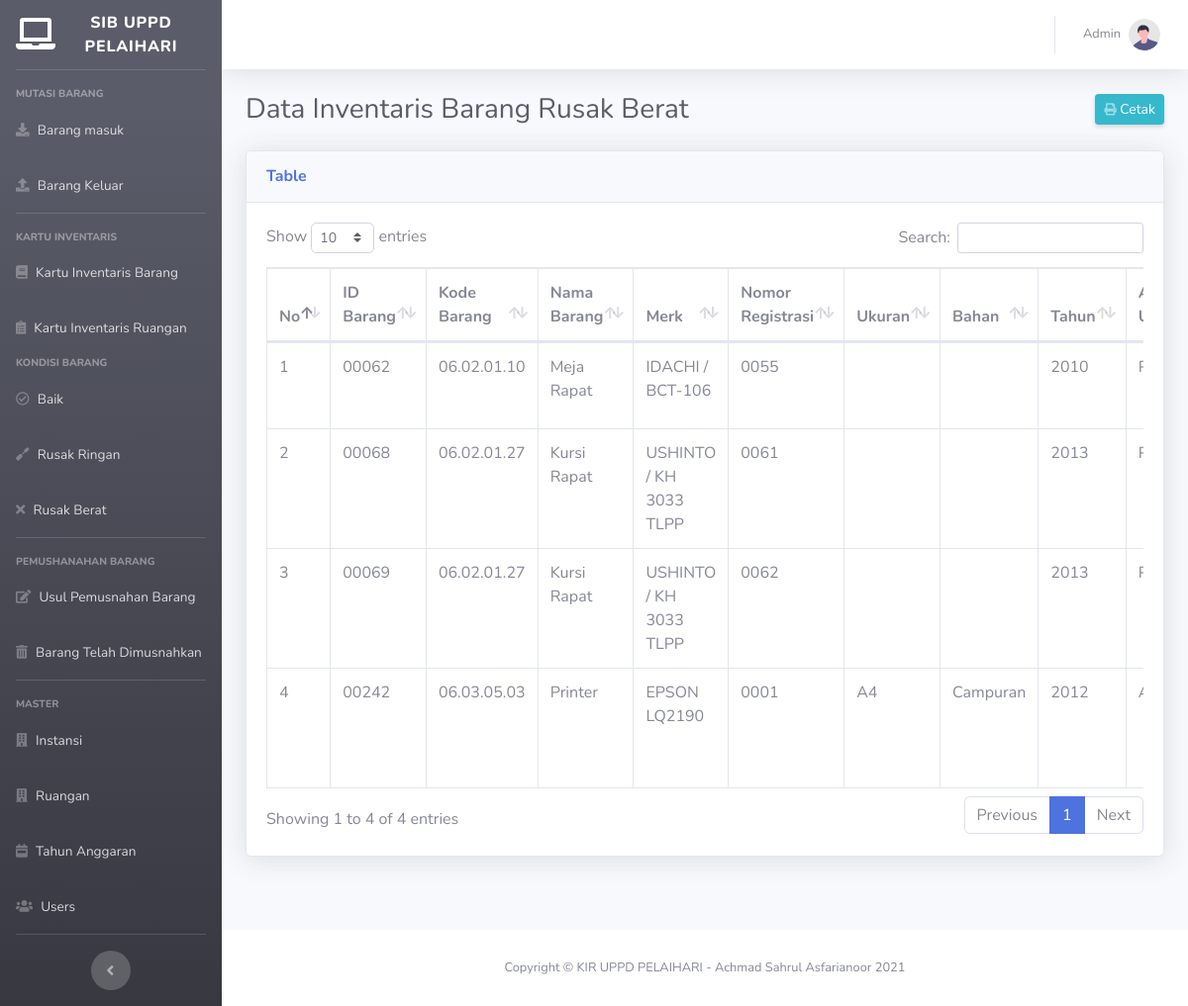
Before: /index.php/barangrusak with the older database file.
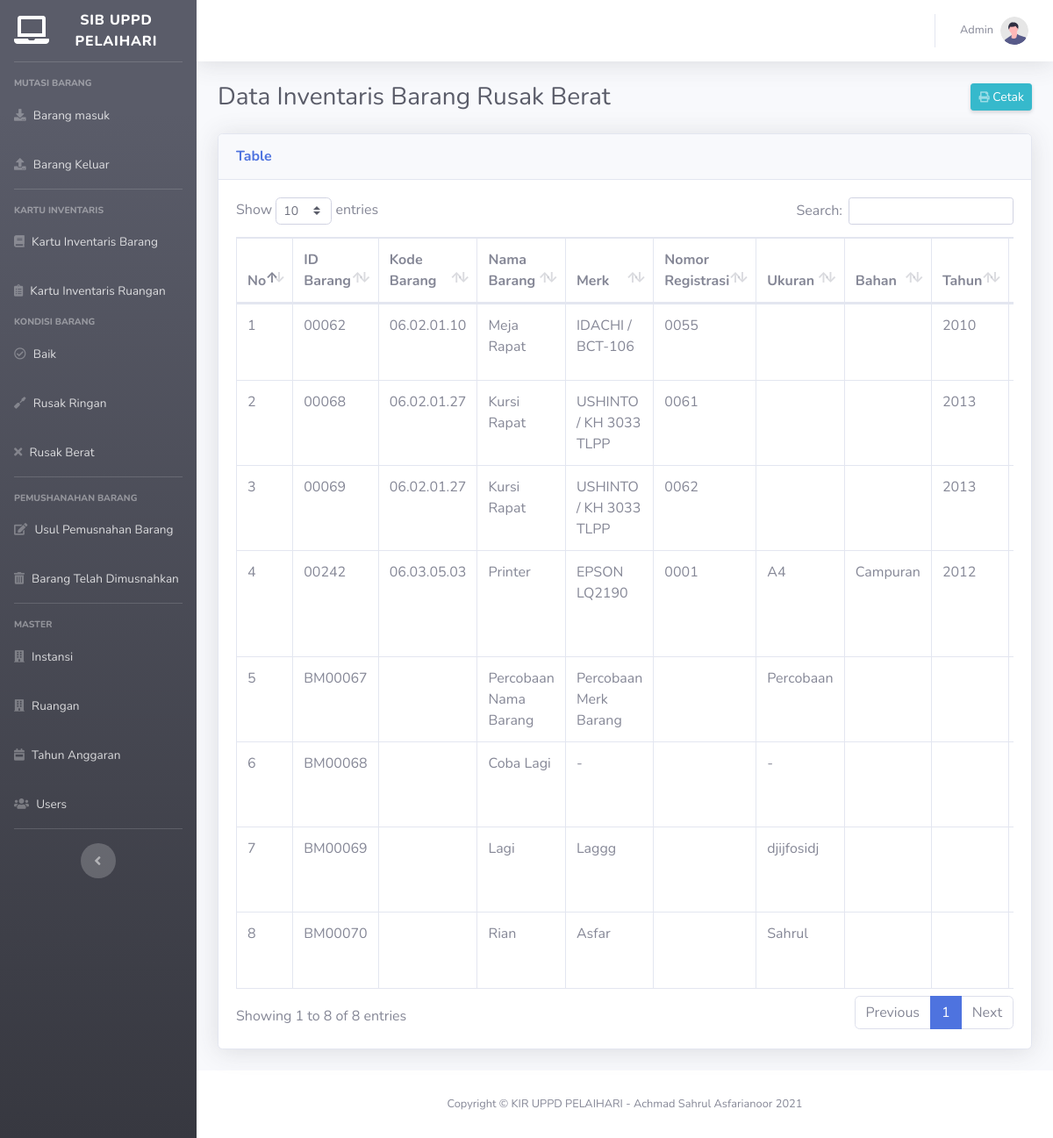
After: the same page with the newer database file.
### tables this page shows
CREATE TABLE `tb_inventaris` (
  `id_barang` varchar(10) NOT NULL,
  `kode_barang` varchar(11) NOT NULL,
  `nama_barang` varchar(70) DEFAULT NULL,
  `merk` varchar(50) NOT NULL,
  `nomor_registrasi` varchar(4) DEFAULT NULL,
  `ukuran` varchar(10) NOT NULL,
  `bahan` varchar(30) NOT NULL,
  `tahun_pembelian` varchar(4) DEFAULT NULL,
  `asal_usul` varchar(15) NOT NULL,
  `kondisi` varchar(15) DEFAULT NULL,
  `harga` int(15) DEFAULT NULL,
  `keterangan` varchar(100) NOT NULL,
  `Status` varchar(100) DEFAULT NULL,
  `id_ruangan` int(5) DEFAULT NULL
);

### application/controllers/Barangrusak.php (called while the page is built, shortened)
<?php
	class Barangrusak extends Controller
	{
		function __construct()
		{
			$this->load->model(array('barangrusak_model', 'ruangan_model'));
		}
		public function index()
		{
			$data['barangrusak']=$this->barangrusak_model->lihat_barangrusak_by_kondisi('Rusak Berat', 'Unit Pelayanan Pendapatan Daerah Pelaihari');
			$this->load->view('template/sidebar');
			$this->load->view('template/header');
			$this->load->view('barangrusak/view_data', $data);
			$this->load->view('template/footer');
		}
	}

### index.php (called while the page is built, shortened)
<?php
require_once BASEPATH.'core/CodeIgniter.php';

### application/models/Barangrusak_model.php (called while the page is built, shortened)
<?php
class Barangrusak_model extends CI_Model
{
    public function lihat_barangrusak_by_kondisi($kondisi)
    {
        $query = $this->db->select('*')
                            ->from('tb_inventaris')
                            ->join('tb_ruangan', 'tb_ruangan.id_ruangan = tb_inventaris.id_ruangan', 'left')
                            ->where(['tb_inventaris.kondisi' => $kondisi])
                            ->get()->result_array();
        return $query;
    }
}

### application/views/barangrusak/view_data.php (the view, shortened to what this page needs)
               <div class="container-fluid">
                   <div class="d-sm-flex align-items-center justify-content-between mb-4">
                        <h1 class="h3 mb-0 text-gray-800">Data Inventaris Barang Rusak Berat</h1>
                        <a href="<?php echo base_url('barangrusak/laporan_pdf/');?>" target="_blank" class="d-none d-sm-inline-block btn btn-sm btn-info shadow-sm"><i
                                class="fas fa-print fa-sm text-white-50"></i>  Cetak  </a>
                    </div>
 <div class="card shadow mb-4">
     <div class="card-header py-3">
         <h6 class="m-0 font-weight-bold text-primary">Table</h6>
     </div>
     <div class="card-body">
         <div class="table-responsive">
             <table class="table table-bordered" id="dataTable" width="100%" cellspacing="0">
                 <thead>
                     <tr>
                         <th>No</th>
                         <th>ID Barang</th>
                         <th>Kode Barang</th>
                         <th>Nama Barang</th>
                         <th>Merk</th>
                         <th>Nomor Registrasi</th>
                         <th>Ukuran</th>
                         <th>Bahan</th>
                         <th>Tahun</th>
                         <th>Asal-Usul</th>
                     </tr>
                 </thead>
                 <tbody>
                 <?php
					$no = 1;
					foreach($barangrusak as $data):
                    ?>
					 <tr>
                        <td><?php echo $no++ ?></td>
                        <td><?php echo $data['id_barang'] ?></td>
                        <td><?php echo $data['kode_barang'] ?></td>
                        <td><?php echo $data['nama_barang'] ?></td>
                        <td><?php echo $data['merk'] ?></td>
                        <td><?php echo $data['nomor_registrasi'] ?></td>
                        <td><?php echo $data['ukuran'] ?></td>
                        <td><?php echo $data['bahan'] ?></td>
                        <td><?php echo $data['tahun_pembelian'] ?></td>
                        <td><?php echo $data['asal_usul'] ?></td>
                        </tr>
               <?php
                   endforeach;
               ?>
                 </tbody>
             </table>
         </div>
     </div>
 </div>
</div>
</div>

### application/views/template/sidebar.php (shortened to what this page needs)
<!DOCTYPE html>
<html lang="en">
<head>
    <link href="<?= base_url('assets/vendor/fontawesome-free/css/all.min.css');?>" rel="stylesheet" type="text/css">
    <link href="<?= base_url('assets/css/sb-admin-2.min.css" rel="stylesheet');?>">
    <link href="<?= base_url('assets/vendor/datatables/dataTables.bootstrap4.min.css');?>" rel="stylesheet">
</head>
<body id="page-top">
    <div id="wrapper">
        <ul class="navbar-nav bg-gradient-dark sidebar sidebar-dark accordion" id="accordionSidebar">
            <a class="sidebar-brand d-flex align-items-center justify-content-center" href="index.html">
                <div class="sidebar-brand-icon">
                <i class="fas fa-laptop"></i>
                </div>
                <div class="sidebar-brand-text mx-3">SIB UPPD Pelaihari</div>
            </a>
             <hr class="sidebar-divider">
            <div class="sidebar-heading">
                Mutasi Barang
            </div>
            <li class="nav-item">
            <a class="nav-link" href="<?php echo base_url('mutasimasuk');?>">
                    <i class="fas fa-download"></i>
                    <span>Barang masuk</span></a>
            </li>
            <li class="nav-item">
                <a class="nav-link" href="<?php echo base_url('mutasikeluar');?>">
                    <i class="fas fa-upload"></i>
                    <span>Barang Keluar</span></a>
            </li>
            <hr class="sidebar-divider">
            <div class="sidebar-heading">
                Kartu Inventaris
            </div>
            <li class="nav-item">
                    <a class="nav-link" href="<?php echo base_url('dashboard');?>">
                    <i class="fas fa-book"></i>
                    <span>Kartu Inventaris Barang</span></a>
            </li>
            <li class="nav-item">
                     <a class="nav-link" href="<?php echo base_url('kir');?>">
                     <i class="fas fa-clipboard-list"></i>
                    <span>Kartu Inventaris Ruangan</span></a>
            </li>
            <div class="sidebar-heading">
                Kondisi Barang
            </div>
            <li class="nav-item">
                <a class="nav-link" href="<?php echo base_url('barangbaik');?>">
                <i class="far fa-check-circle"></i>
                <span>Baik</span></a>
            </li>
            <li class="nav-item">
                <a class="nav-link" href="<?php echo base_url('barangrusakringan');?>">
                <i class="fas fa-screwdriver"></i>
                <span>Rusak Ringan</span></a>
            </li>
            <li class="nav-item">
                <a class="nav-link" href="<?php echo base_url('barangrusak');?>">
                <i class="fas fa-times"></i>
                <span>Rusak Berat</span></a>
            </li>
            <hr class="sidebar-divider">
            <div class="sidebar-heading">
                Pemushanahan Barang
            </div>
            <li class="nav-item">
                <a class="nav-link" href="<?php echo base_url('usulpemusnahan');?>">
                    <i class="fas fa-edit"></i>
                    <span>Usul Pemusnahan Barang</span></a>
            </li>
            <li class="nav-item">
                <a class="nav-link" href="<?php echo base_url('barangdimusnahkan');?>">
                    <i class="fas fa-trash-alt"></i>
                    <span>Barang Telah Dimusnahkan</span></a>
            </li>
            <hr class="sidebar-divider">
            <div class="sidebar-heading">
                Master
            </div>
            <li class="nav-item">
                <a class="nav-link" href="<?php echo base_url('instansi');?>">
                <i class="fas fa-building"></i>
            <span>Instansi</span></a>
            <li class="nav-item">
                <a class="nav-link" href="<?php echo base_url('ruangan');?>">
                <i class="fas fa-building"></i>
                    <span>Ruangan</span></a>
            </li>
            <li class="nav-item">
                <a class="nav-link" href="<?php echo base_url('tahunanggaran');?>">
                <i class="fas fa-calendar-week"></i>
                    <span>Tahun Anggaran</span></a>
            </li>
            <li class="nav-item">
                <a class="nav-link" href="tables.html">
                    <i class="fas fa-users"></i>
                    <span>Users</span></a>
            </li>
            <hr class="sidebar-divider d-none d-md-block">
            <div class="text-center d-none d-md-inline">
                <button class="rounded-circle border-0" id="sidebarToggle"></button>
            </div>
        </ul>

### application/views/template/header.php (shortened to what this page needs)
<div id="content-wrapper" class="d-flex flex-column">
    <div id="content">
        <nav class="navbar navbar-expand navbar-light bg-white topbar mb-4 static-top shadow">
            <ul class="navbar-nav ml-auto">
                <li class="nav-item dropdown no-arrow">
                    <a class="nav-link dropdown-toggle" href="#" id="userDropdown" role="button"
                        data-toggle="dropdown" aria-haspopup="true" aria-expanded="false">
                        <span class="mr-2 d-none d-lg-inline text-gray-600 small">Admin</span>
                        <img class="img-profile rounded-circle"
                            src="<?= base_url('assets/img/undraw_profile.svg');?>">
                    </a>
                </li>
            </ul>
        </nav>

### application/views/template/footer.php (shortened to what this page needs)
       <footer class="sticky-footer bg-white">
            <div class="container my-auto">
                <div class="copyright text-center my-auto">
                    <span>Copyright &copy; KIR UPPD PELAIHARI - Achmad Sahrul Asfarianoor 2021</span>
                </div>
            </div>
        </footer>
    </div>
</div>

Changed rows visible on the page:
added tb_inventaris: id_barang "BM00067", nama_barang "Percobaan Nama Barang", merk "Percobaan Merk Barang", ukuran "Percobaan"
added tb_inventaris: id_barang "BM00068", nama_barang "Coba Lagi", merk "-", ukuran "-"
added tb_inventaris: id_barang "BM00069", nama_barang "Lagi", merk "Laggg", ukuran "djijfosidj"
added tb_inventaris: id_barang "BM00070", nama_barang "Rian", merk "Asfar", ukuran "Sahrul"
Other visible differences:
text written by a page script: "Show entries Search: Showing 1 to 4 of 4 entries Previous 1 Next" → "Show entries Search: Showing 1 to 8 of 8 entries Previous 1 Next"
